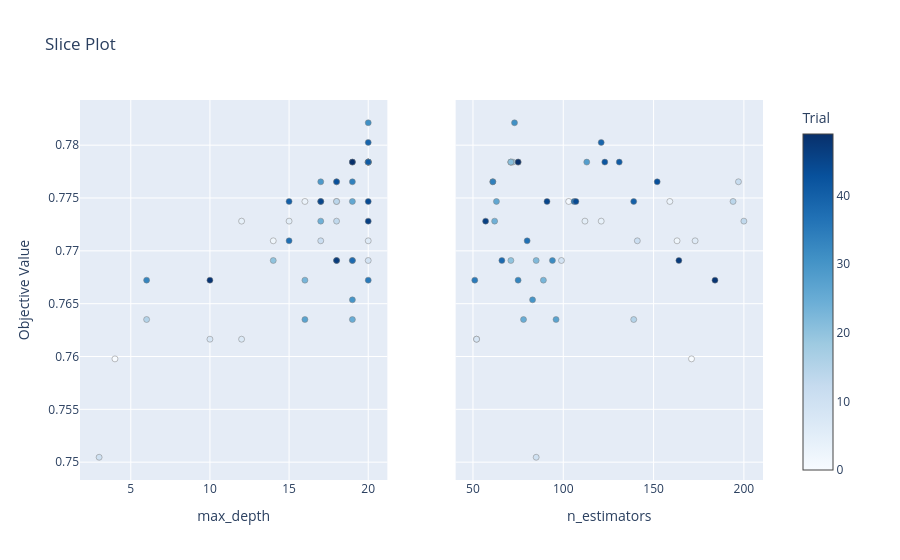

The code cell stored with this chart in its notebook:
### Code cell
# 3. Slice Plot
plot_slice(study).show()

### Figure 1 — Plotly figure (JSON) as saved in the notebook; plotly's stock layout.template omitted (floating-point values rounded to 4 significant figures)
{"data": [{"marker": {"color": [0, 1, 2, 3, 4, 5, 6, 7, 8, 9, 10, 11, 12, 13, 14, 15, 16, 17, 18, 19, 20, 21, 22, 23, 24, 25, 26, 27, 28, 29, 30, 31, 32, 33, 34, 35, 36, 37, 38, 39, 40, 41, 42, 43, 44, 45, 46, 47, 48, 49], "colorbar": {"title": {"text": "Trial"}, "x": 1, "xpad": 40, "y": 0.5}, "colorscale": [[0, "rgb(247,251,255)"], [0.125, "rgb(222,235,247)"], [0.25, "rgb(198,219,239)"], [0.375, "rgb(158,202,225)"], [0.5, "rgb(107,174,214)"], [0.625, "rgb(66,146,198)"], [0.75, "rgb(33,113,181)"], [0.875, "rgb(8,81,156)"], [1, "rgb(8,48,107)"]], "line": {"color": "Grey", "width": 0.5}, "showscale": true}, "mode": "markers", "name": "Feasible Trial", "showlegend": false, "type": "scatter", "x": [4, 18, 14, 16, 12, 15, 20, 12, 10, 20, 3, 17, 18, 18, 18, 6, 20, 20, 20, 20, 14, 20, 19, 16, 17, 19, 19, 16, 20, 17, 19, 20, 18, 6, 19, 20, 17, 15, 19, 20, 15, 20, 19, 18, 20, 17, 20, 18, 10, 19], "xaxis": "x", "y": [0.7598, 0.7747, 0.7709, 0.7747, 0.7728, 0.7728, 0.7709, 0.7616, 0.7616, 0.7691, 0.7505, 0.7709, 0.7765, 0.7728, 0.7747, 0.7635, 0.7784, 0.7784, 0.7784, 0.7784, 0.7691, 0.7784, 0.7691, 0.7672, 0.7728, 0.7635, 0.7747, 0.7635, 0.7784, 0.7765, 0.7654, 0.7821, 0.7691, 0.7672, 0.7765, 0.7672, 0.7747, 0.7709, 0.7691, 0.7803, 0.7747, 0.7784, 0.7784, 0.7765, 0.7747, 0.7747, 0.7728, 0.7691, 0.7672, 0.7784], "yaxis": "y"}, {"marker": {"color": [0, 1, 2, 3, 4, 5, 6, 7, 8, 9, 10, 11, 12, 13, 14, 15, 16, 17, 18, 19, 20, 21, 22, 23, 24, 25, 26, 27, 28, 29, 30, 31, 32, 33, 34, 35, 36, 37, 38, 39, 40, 41, 42, 43, 44, 45, 46, 47, 48, 49], "colorbar": {"title": {"text": "Trial"}, "x": 1, "xpad": 40}, "colorscale": [[0, "rgb(247,251,255)"], [0.125, "rgb(222,235,247)"], [0.25, "rgb(198,219,239)"], [0.375, "rgb(158,202,225)"], [0.5, "rgb(107,174,214)"], [0.625, "rgb(66,146,198)"], [0.75, "rgb(33,113,181)"], [0.875, "rgb(8,81,156)"], [1, "rgb(8,48,107)"]], "line": {"color": "Grey", "width": 0.5}, "showscale": false}, "mode": "markers", "name": "Feasible Trial", "showlegend": false, "type": "scatter", "x": [171, 103, 163, 159, 121, 112, 173, 52, 52, 99, 85, 141, 197, 200, 194, 139, 71, 72, 75, 71, 71, 71, 85, 89, 62, 78, 63, 96, 113, 61, 83, 73, 94, 75, 61, 51, 106, 80, 66, 121, 139, 131, 123, 152, 107, 91, 57, 164, 184, 75], "xaxis": "x2", "y": [0.7598, 0.7747, 0.7709, 0.7747, 0.7728, 0.7728, 0.7709, 0.7616, 0.7616, 0.7691, 0.7505, 0.7709, 0.7765, 0.7728, 0.7747, 0.7635, 0.7784, 0.7784, 0.7784, 0.7784, 0.7691, 0.7784, 0.7691, 0.7672, 0.7728, 0.7635, 0.7747, 0.7635, 0.7784, 0.7765, 0.7654, 0.7821, 0.7691, 0.7672, 0.7765, 0.7672, 0.7747, 0.7709, 0.7691, 0.7803, 0.7747, 0.7784, 0.7784, 0.7765, 0.7747, 0.7747, 0.7728, 0.7691, 0.7672, 0.7784], "yaxis": "y2"}], "layout": {"autosize": true, "title": {"text": "Slice Plot"}, "xaxis": {"anchor": "y", "autorange": true, "domain": [0, 0.45], "range": [1.646, 21.35], "title": {"text": "max_depth"}, "type": "linear"}, "xaxis2": {"anchor": "y2", "autorange": true, "domain": [0.55, 1], "range": [39.14, 211.9], "title": {"text": "n_estimators"}, "type": "linear"}, "yaxis": {"anchor": "x", "autorange": true, "domain": [0, 1], "range": [0.7479, 0.7847], "title": {"text": "Objective Value"}, "type": "linear"}, "yaxis2": {"anchor": "x2", "autorange": true, "domain": [0, 1], "matches": "y", "range": [0.7479, 0.7847], "showticklabels": false, "type": "linear"}}}
